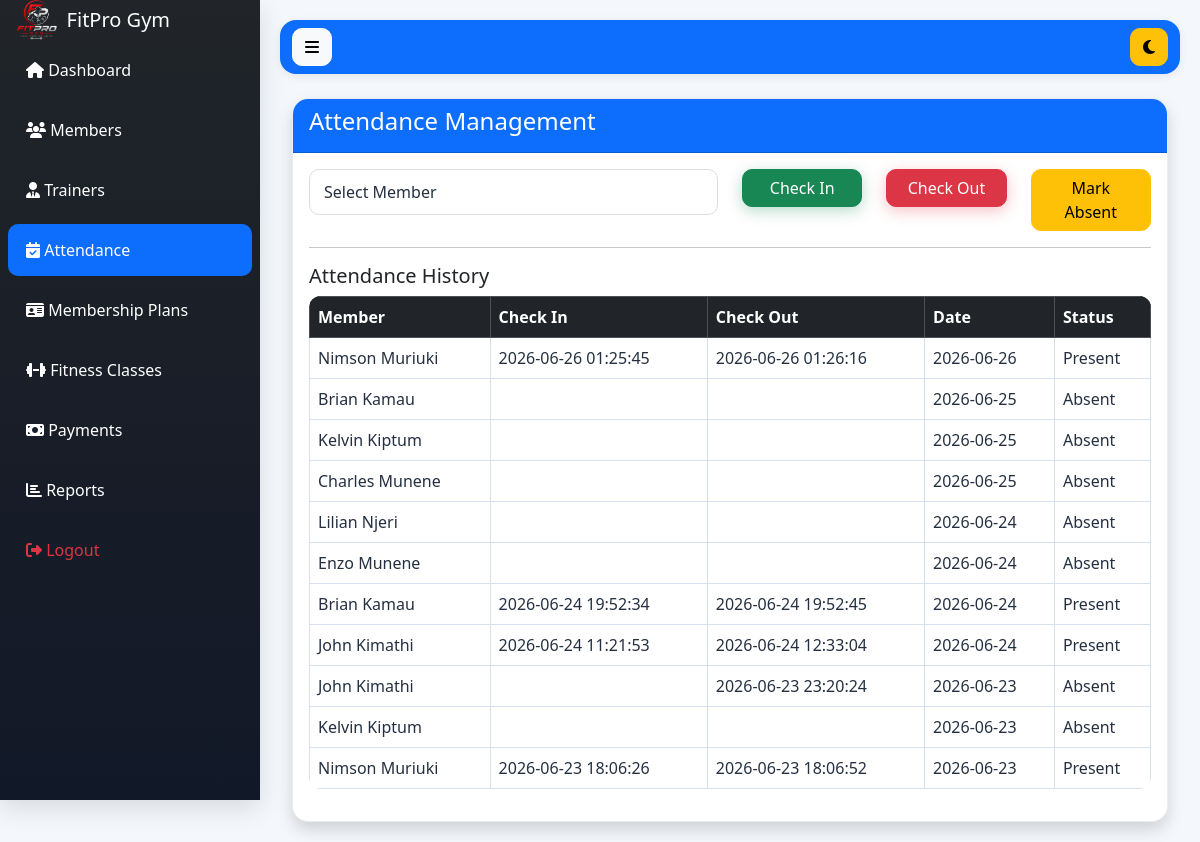
/admin/attendance.php (signed in), run on the app's committed database.
### tables this page shows
CREATE TABLE `attendance` (
  `id` int(11) NOT NULL,
  `member_id` int(11) DEFAULT NULL,
  `check_in` datetime DEFAULT NULL,
  `check_out` datetime DEFAULT NULL,
  `attendance_date` date DEFAULT NULL,
  `status` enum('Present','Absent') NOT NULL DEFAULT 'Present',
  `created_at` timestamp NOT NULL DEFAULT current_timestamp()
);

CREATE TABLE `members` (
  `id` int(11) NOT NULL,
  `member_code` varchar(50) DEFAULT NULL,
  `fullname` varchar(100) DEFAULT NULL,
  `gender` enum('Male','Female') DEFAULT NULL,
  `dob` date DEFAULT NULL,
  `phone` varchar(20) DEFAULT NULL,
  `email` varchar(100) DEFAULT NULL,
  `address` text DEFAULT NULL,
  `emergency_contact` varchar(20) DEFAULT NULL,
  `plan_id` int(11) DEFAULT NULL,
  `join_date` date DEFAULT NULL,
  `expiry_date` date DEFAULT NULL,
  `photo` varchar(255) DEFAULT NULL,
  `status` enum('Active','Expired','Suspended') DEFAULT 'Active',
  `plan_amount` decimal(10,2) DEFAULT 0.00,
  `amount_paid` decimal(10,2) DEFAULT 0.00,
  `balance` decimal(10,2) DEFAULT 0.00
);

### admin/attendance.php (the view, shortened to what this page needs)
<?php
include '../config/database.php';
$attendance = $conn->query("
SELECT
a.*,
m.fullname
FROM attendance a
JOIN (
    SELECT MAX(id) id
    FROM attendance
    GROUP BY member_id, attendance_date
) latest
ON latest.id = a.id
JOIN members m ON a.member_id = m.id
ORDER BY a.id DESC
");
include '../includes/header.php';
?>
<div class="d-flex">
<?php include '../includes/sidebar.php'; ?>
<div class="content flex-grow-1">
<?php include '../includes/navbar.php'; ?>
<div class="container-fluid mt-4">
<div class="card shadow">
<div class="card-header bg-primary text-white">
<h4>Attendance Management</h4>
</div>
<div class="card-body">
<form id="attendanceForm">
<div class="row">
<div class="col-md-6">
    <select name="member_id" id="member_id" class="form-control" required>
        <option value="">Select Member</option>
    </select>
</div>
<div class="col-md-2">
    <button
    type="button"
    id="checkinBtn"
    class="btn btn-success w-100">
        Check In
    </button>
</div>
<div class="col-md-2">
    <button
    type="button"
    id="checkoutBtn"
    class="btn btn-danger w-100">
        Check Out
    </button>
</div>
<div class="col-md-2">
    <button
    type="button"
    id="absentBtn"
    class="btn btn-warning w-100">
        Mark Absent
    </button>
</div>
</div>
</form>
<hr>
<h5>Attendance History</h5>
<table class="table table-bordered">
<thead class="table-dark">
<tr>
<th>Member</th>
<th>Check In</th>
<th>Check Out</th>
<th>Date</th>
<th>Status</th>
</tr>
</thead>
<tbody>
<?php while($row = $attendance->fetch_assoc()): ?>
<tr>
<td><?= $row['fullname'] ?></td>
<td><?= $row['check_in'] ?></td>
<td><?= $row['check_out'] ?></td>
<td><?= $row['attendance_date'] ?></td>
<td><?= $row['status'] ?></td>
</tr>
<?php endwhile; ?>
</tbody>
</table>
</div>
</div>
</div>
</div>
<?php include '../includes/footer.php'; ?>

### assets/css/style.css (style rules this page uses)
:root { --primary:#0d6efd; --secondary:#6c757d; --success:#198754; --danger:#dc3545; --warning:#ffc107; --info:#0dcaf0; --dark:#212529; --light:#f8f9fa; --white:#ffffff; --shadow-sm:0 2px 10px rgba(0,0,0,.08); --shadow-md:0 8px 25px rgba(0,0,0,.12); --shadow-lg:0 15px 35px rgba(0,0,0,.15); --radius:16px; }
* { margin:0; padding:0; box-sizing:border-box; }
html { scroll-behavior:smooth; }
body { font-family:'Segoe UI',sans-serif; background:#f4f7fb; color:#243041; overflow-x:hidden; }
.content { margin-left:260px; width:calc(100% - 260px); padding:20px; }
.card { border:1px solid rgba(15,23,42,.08); border-radius:var(--radius); box-shadow:var(--shadow-sm); overflow:hidden; transition:.3s ease; background:white; }
.card-header { font-weight:600; }
.btn { border-radius:10px; transition:.3s; }
.btn-success { box-shadow:0 4px 15px rgba(25,135,84,.3); }
.btn-danger { box-shadow:0 4px 15px rgba(220,53,69,.3); }
.table { border-radius:12px; overflow:hidden; --bs-table-bg:#ffffff; --bs-table-color:#243041; --bs-table-striped-bg:#f7faff; --bs-table-striped-color:#243041; --bs-table-hover-bg:#eef5ff; --bs-table-hover-color:#243041; --bs-table-border-color:#d7e0ee; }
.table thead { background:#212529; color:white; }
.table tbody tr { transition:.2s; }
.table td, .table th { vertical-align:middle; }
.form-control, .form-select { border-radius:10px; padding:10px 14px; border:1px solid #ddd; background:#ffffff; color:#243041; }
.form-control::placeholder { color:#98a2b3; }

### data on the page
attendance: member.fullname "Nimson Muriuki", check_in "2026-06-26 01:25:45", check_out "2026-06-26 01:26:16", attendance_date "2026-06-26", status "Present"
attendance: member.fullname "Brian Kamau", attendance_date "2026-06-25", status "Absent"
attendance: member.fullname "Kelvin Kiptum", attendance_date "2026-06-25", status "Absent"
attendance: member.fullname "Charles Munene", attendance_date "2026-06-25", status "Absent"
attendance: member.fullname "Lilian Njeri", attendance_date "2026-06-24", status "Absent"
attendance: member.fullname "Enzo Munene", attendance_date "2026-06-24", status "Absent"
attendance: member.fullname "Brian Kamau", check_in "2026-06-24 19:52:34", check_out "2026-06-24 19:52:45", attendance_date "2026-06-24", status "Present"
attendance: member.fullname "John Kimathi", check_in "2026-06-24 11:21:53", check_out "2026-06-24 12:33:04", attendance_date "2026-06-24", status "Present"
attendance: member.fullname "John Kimathi", check_out "2026-06-23 23:20:24", attendance_date "2026-06-23", status "Absent"
attendance: member.fullname "Kelvin Kiptum", attendance_date "2026-06-23", status "Absent"
attendance: member.fullname "Nimson Muriuki", check_in "2026-06-23 18:06:26", check_out "2026-06-23 18:06:52", attendance_date "2026-06-23", status "Present"
